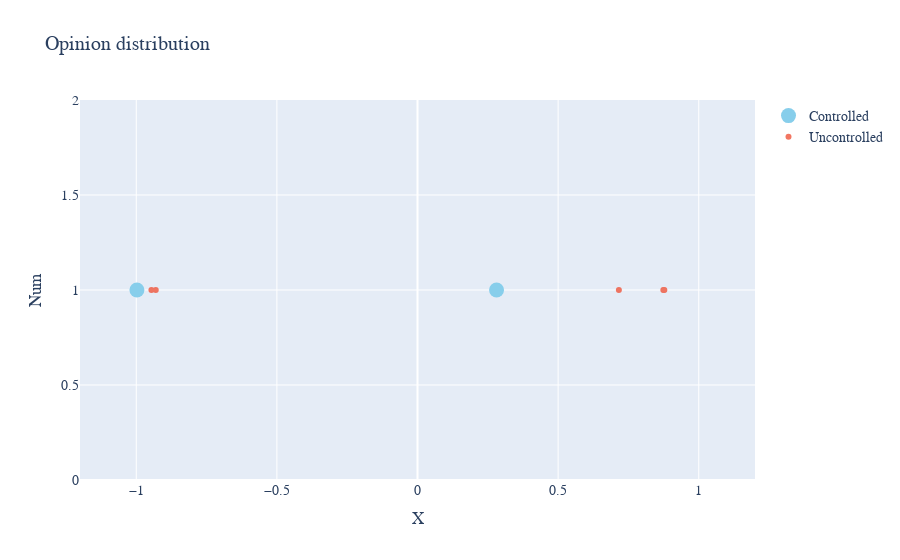

The code cell stored with this chart in its notebook:
### Code cell
fig = make_subplots(rows=1, cols=1)
fig.add_trace(go.Scatter(x=c_xs[:, -1].flatten(), y=np.ones(eq.var_dim-1),
                         mode='markers',
                         name="Controlled", marker=dict(color='SkyBlue', size=15)), row=1, col=1)
fig.add_trace(go.Scatter(x=uc_xs[:, -1].flatten(), y=np.ones(eq.var_dim-1),
                         mode='markers',
                         name="Uncontrolled", opacity=0.8), row=1, col=1)
fig.update_layout(
    title="Opinion distribution",
    xaxis_title="X",
    yaxis_title="Num",
    xaxis_range=[-1.2,1.2],
    font=dict(
        family="Courier New, monospace",
        size=14
    )
)
fig.show()

### Figure 1 — Plotly figure (JSON) as saved in the notebook; plotly's stock layout.template omitted (floating-point values rounded to 4 significant figures)
{"data": [{"marker": {"color": "SkyBlue", "size": 15}, "mode": "markers", "name": "Controlled", "type": "scatter", "x": [-1.646, -2.288, -2.507, 0.281, -0.9977], "xaxis": "x", "y": [1, 1, 1, 1, 1], "yaxis": "y"}, {"mode": "markers", "name": "Uncontrolled", "opacity": 0.8, "type": "scatter", "x": [-0.9461, -0.9306, 0.716, 0.8741, 0.8777], "xaxis": "x", "y": [1, 1, 1, 1, 1], "yaxis": "y"}], "layout": {"font": {"family": "Courier New, monospace", "size": 14}, "title": {"text": "Opinion distribution"}, "xaxis": {"anchor": "y", "domain": [0, 1], "range": [-1.2, 1.2], "title": {"text": "X"}}, "yaxis": {"anchor": "x", "domain": [0, 1], "title": {"text": "Num"}}}}
